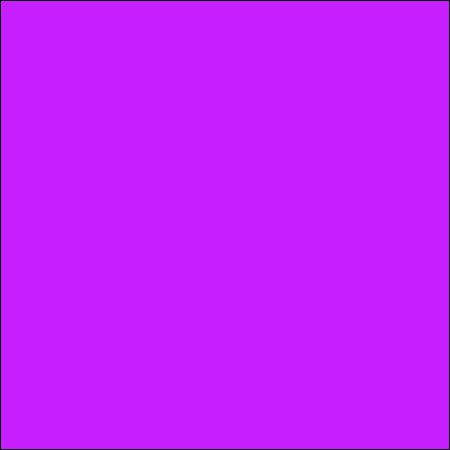
Frame 1 (no input)
Frame 60 (the mouse pressed at the canvas centre just before this capture): identical to frame 1, image omitted
Frame 120 (the mouse held since frame 60 and released just before this capture): identical to frame 1, image omitted

The Processing sketch that drew this single still picture (run headless with seeded random() and noise(); from frame 60 on, the mouse is pressed at the canvas centre):

// Processing sketch: rgb_ice_water
// ── rgb_ice_water.pde
float[][] z1, v1, z2, v2;

///////////////////////////////////////////////////////////////////////////////////////////////////////////////////////////////////////////////

void setup() {
  size(450, 450);
  //colorMode(RGB, 3);
  background(0);
  z1 = new float[width][height];
  v1 = new float[width][height];
  z2 = new float[width][height];
  v2 = new float[width][height];
  loadPixels();
}

///////////////////////////////////////////////////////////////////////////////////////////////////////////////////////////////////////////////

void draw() {
  for (int x = 1; x < width-1; x++) {
    for (int y = 1; y < height-1; y++) {
      v1[x][y] += (z1[x-1][y] + z1[x+1][y] + z1[x][y-1] + z1[x][y+1])*8 - z1[x][y];
      v2[x][y] += (z2[x-1][y] + z2[x+1][y] + z2[x][y-1] + z2[x][y+1] * 8 + z1[x][y])  - z2[x][y];
    }
  }
  
  for (int x = 1; x < width-1; x++) {
    for (int y = 1; y < height-1; y++) {
      z1[x][y] += v1[x][y];
      z2[x][y] += v2[x][y];
     z1[x][y] = constrain(z1[x][y], -1, 1);
     z2[x][y] = constrain(z2[x][y], -1, 1);
      pixels[width*y+x] = color(v1[x][y] + 199, v2[x][y] + 30, 255); //control color value
    }
  }
  
  updatePixels();
}

///////////////////////////////////////////////////////////////////////////////////////////////////////////////////////////////////////////////

void mouseMoved() {
  v1[mouseX][mouseY] = randomGaussian();
  v2[mouseX][mouseY] = randomGaussian();
}
